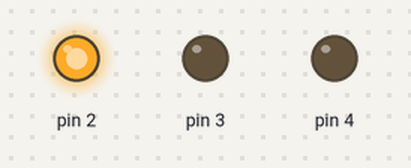
Recording of a sketch running on a simulated Arduino Uno, built with avr-gcc and run on an emulated ATmega328P. On the bench: output pins drawn as LEDs (lit = HIGH).

Above: at 2.5 s.
At 5.2 s:
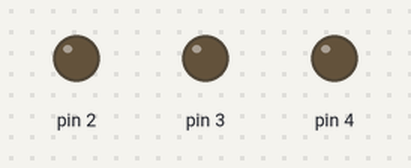
At 7.5 s:
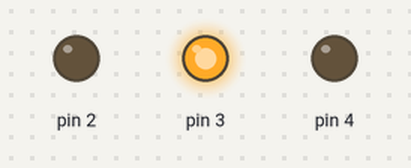
At 11.4 s:
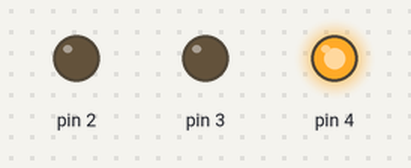
Timing chart, 0 to 17.2 s (numbered marks = the images above):
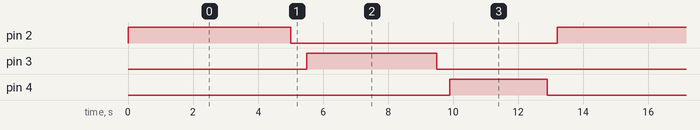

Measured:
- by itself, pin 2: alternates HIGH for 5.0 s and LOW for 8.2 s
- by itself, pin 3: alternates HIGH for 4.0 s and LOW for 9.2 s
- by itself, pin 4: alternates HIGH for 3.0 s and LOW for 10.2 s

The sketch:

Traffic_Lights_2.ino
```cpp
void setup() {
  // put your setup code here, to run once:
  pinMode(2, OUTPUT);
  pinMode(3, OUTPUT);
  pinMode(4, OUTPUT);
}

void loop() {
  // put your main code here, to run repeatedly:
  digitalWrite(2, HIGH);
  delay(5000);
  digitalWrite(2, LOW);
  delay(500);
  digitalWrite(3, HIGH);
  delay(4000);
  digitalWrite(3, LOW);
  delay(400);
  digitalWrite(4, HIGH);
  delay(3000);
  digitalWrite(4, LOW);
  delay(300);
}
```
